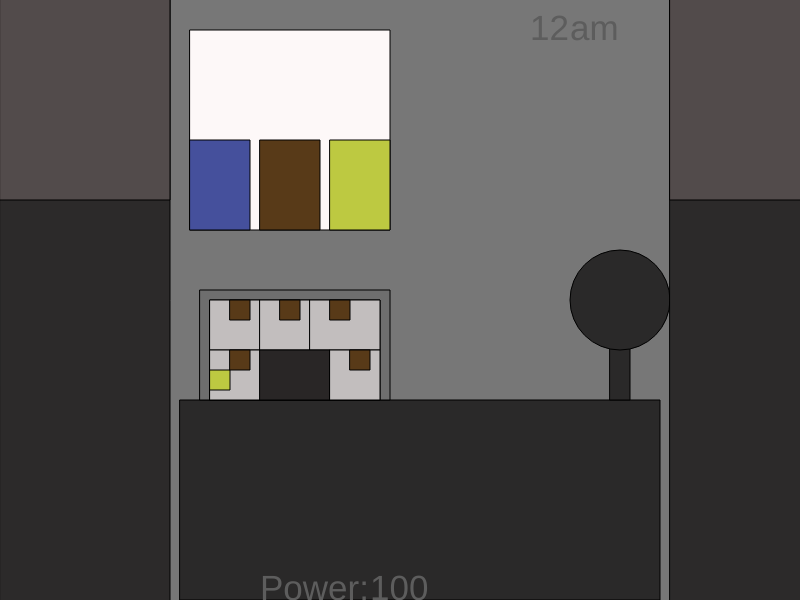
Frame 1 (no input)
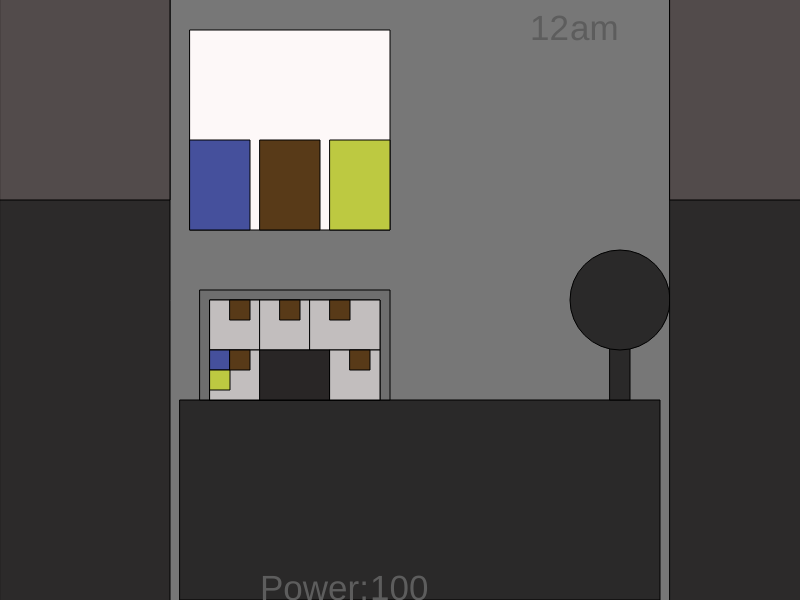
Frame 60 (no input)
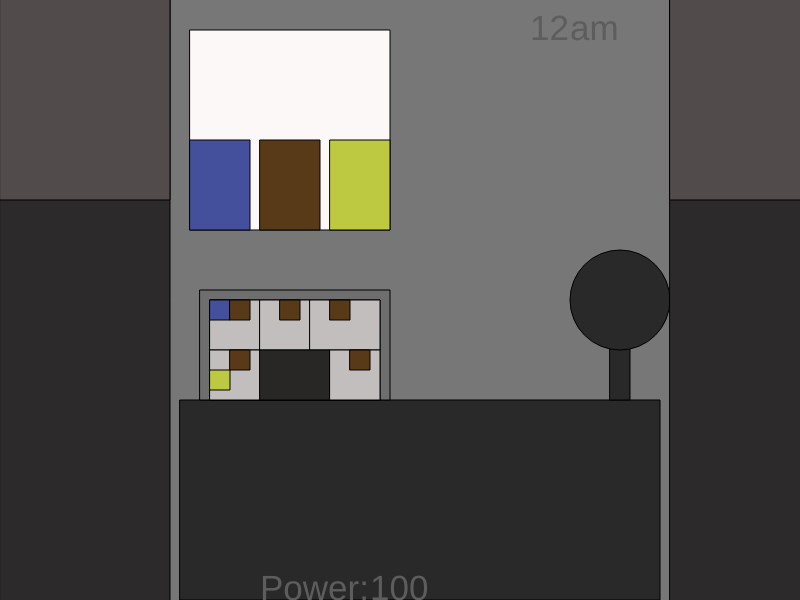
Frame 120 (the mouse pressed at the canvas centre since frame 60)

The p5.js sketch that drew these frames (run headless with seeded random() and noise() and a simulated clock; from frame 60 on, the mouse is pressed at the canvas centre):

// p5.js sketch
// ── sketch.js
var timer=0;
var bonnie = 0;
var chica = 0;
var time = 12;
var power = 100;
var drc = 0;
var dlc = 0;
var dl = 0;
var dr = 0;
function setup() {
  createCanvas(800, 600);
}

function keyPressed() {
  if (key == "l") {
    dlc = 7;
  }
  if (key == "0") {
    dlc = -7;
  }
  if (key == "r") {
    drc = 7;
  }
  if (key == "o") {
    drc = -7;
  }
}
function draw() {
  office();
  fill("#524B4B");
  rect(0, -600 + dl, 170, 800); //LEFT DOOR
  rect(670, -600 + dr, 170, 800); // RIGHT DOOR
timer=timer+1
 if(timer>50) {bonnie = Math.floor(random(6))
  timer=0;}
  
  
  if (bonnie == 5) {
    drawCharacter(330, 350); //cam 5 bonnie
  }
if (bonnie == 1) {
    drawCharacter(210, 300); //cam 1
  }
  
  if(bonnie==2){drawCharacter(260, 300); //cam 2
              }
 if(bonnie==3) {drawCharacter(310, 300); //cam 3 
               }
  if(bonnie==4){drawCharacter(210, 350); //cam 4
               }
  if(chica==5){drawCharacter2(330, 370); // cam 5 chica
              } 
  if(chica==1){drawCharacter2(210, 320); // 1
              }
  if(chica==2){drawCharacter2(260, 320); //2
              }
 if(chica==3){ drawCharacter2(310, 320); //3
             }
  drawCharacter2(210, 370);//4
  drawCharacter3(350, 350); //cam 5 freddy
  drawCharacter3(230, 300);
  drawCharacter3(280, 300);
  drawCharacter3(330, 300);
  drawCharacter3(230, 350);
  dl = dl + dlc;

  if (dl > 400) {
    dl = 400;
    power = power - 5;
    dlc = 0;
  }
  if (dl < 0) {
    dl = 0;
  }
  dr = dr + drc;
  if (dr > 400) {
    dr = 400;
    power = power - 5;
    drc = 0;
  }
  if (dr < 0) {
    dr = 0;
  }
  fill("#5D5D5D");
  textSize(35);
  text("Power:", 260, 600);
  text(power, 370, 600);
  text(time, 530, 40);
  text("am", 570, 40);
}

function office() {
  background("#777777");
  fill("#2A2929");
  rect(180, 400, 480, 200); //desk
  rect(610, 310, 20, 90); // cams
  ellipse(620, 300, 100); // fan top
  fill("#6E6E6E");
  rect(200, 290, 190, 110); // cams
  fill("#FDF8F8");
  rect(190, 30, 200, 200); // poster bg
  fill("#45509C");
  rect(190, 140, 60, 90); // bonnie
  fill("#583A18");
  rect(260, 140, 60, 90); // freddy
  fill("#BDC941");
  rect(330, 140, 60, 90); // chica
  fill("#2C2A2A");
  rect(0, 0, 170, 800); //door:L
  rect(670, 0, 170, 800); //door:R
  fill("#918989");
  rect(210, 300, 170, 100); // cam screen
  fill("#C2BEBE");
  rect(210, 300, 50, 50); // cam 1
  rect(260, 300, 50, 50); // cam 2
  rect(310, 300, 70, 50); // cam 3
  rect(210, 350, 50, 50); // cam 4
  fill("#292626");
  rect(260, 350, 70, 50); // your office
  fill("#C2BEBE");
  rect(330, 350, 50, 50); // cam 5
}
function drawCharacter(x, y) {
  fill("#45509C");
  rect(x, y, 20, 20);
}

function drawCharacter2(x, y) {
  fill("#BDC941");
  rect(x, y, 20, 20);
}
function drawCharacter3(x, y) {
  fill("#583A18");
  rect(x, y, 20, 20);
}
